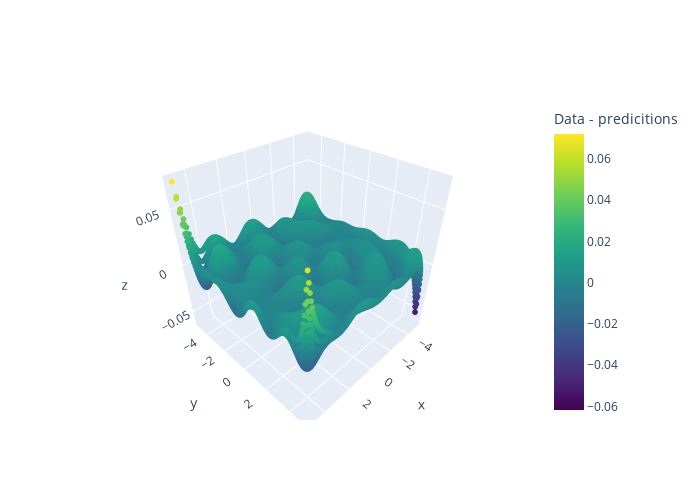

Here is the notebook cell this chart was saved with:
### Code cell
import plotly.graph_objects as go

predictions = model(torch.cat((torch.Tensor(X).reshape(-1, 1), torch.Tensor(Y).reshape(-1, 1)), axis=1)).detach().numpy().reshape(-1)
trace1 = go.Scatter3d(
    x=X.reshape(-1),
    y=Y.reshape(-1),
    z=Z.reshape(-1) - predictions,
    mode='markers',
    marker=dict(
        size=2,
        color=Z.reshape(-1) - predictions,
        colorscale='Viridis',
        colorbar=dict(title='Data - predicitions'),
    ),
    name='Model'
)
fig = go.Figure(data=[trace1], layout=dict(width=700, height=500))
fig.show()

### Figure 1 — Plotly figure (JSON) as saved in the notebook; plotly's stock layout.template omitted (floating-point values rounded to 4 significant figures; data arrays with more than 128 entries replaced by an {"elided": "..."} marker saying what was removed)
{"data": [{"marker": {"color": {"elided": "22500 float values"}, "colorbar": {"title": {"text": "Data - predicitions"}}, "colorscale": [[0, "#440154"], [0.1111, "#482878"], [0.2222, "#3e4989"], [0.3333, "#31688e"], [0.4444, "#26828e"], [0.5556, "#1f9e89"], [0.6667, "#35b779"], [0.7778, "#6ece58"], [0.8889, "#b5de2b"], [1, "#fde725"]], "size": 2}, "mode": "markers", "name": "Model", "type": "scatter3d", "x": {"elided": "22500 float values"}, "y": {"elided": "22500 float values"}, "z": {"elided": "22500 float values"}}], "layout": {"height": 500, "width": 700}}
